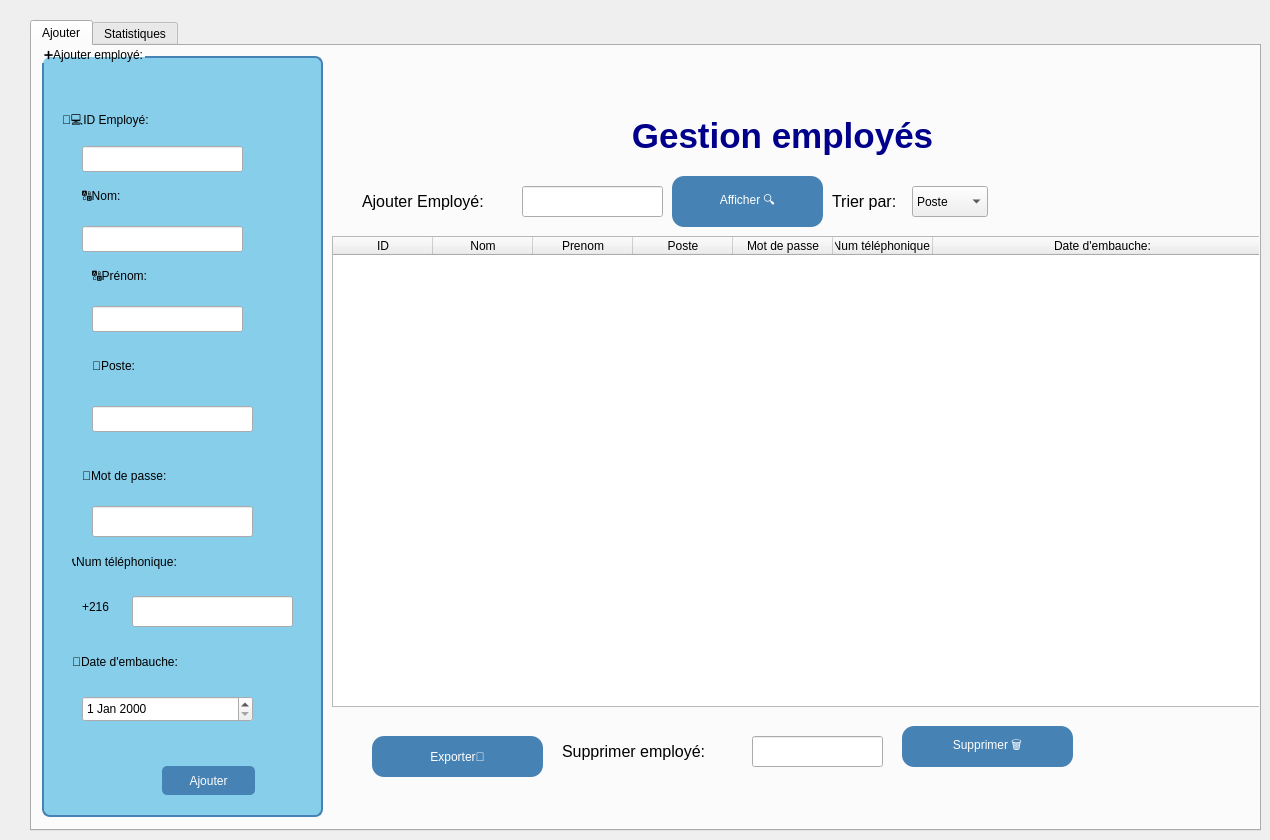
    <widget class="QWidget" name="page_2">
     <widget class="QTabWidget" name="tabWidget_2">
      <property name="geometry">
       <rect>
        <x>30</x>
        <y>20</y>
        <width>1231</width>
        <height>811</height>
       </rect>
      </property>
      <property name="currentIndex">
       <number>0</number>
      </property>
      <widget class="QWidget" name="tab_12">
       <attribute name="title">
        <string>Ajouter</string>
       </attribute>
       <widget class="QGroupBox" name="groupBox_5">
        <property name="geometry">
         <rect>
          <x>10</x>
          <y>0</y>
          <width>281</width>
          <height>771</height>
         </rect>
        </property>
        <property name="styleSheet">
         <string notr="true">QGroupBox {
	font: 900 9pt &quot;Segoe UI&quot;;
	font: 900 9pt &quot;Segoe UI&quot;;
	font: 16pt &quot;Segoe UI&quot;;
  
	background-color: rgb(135, 206, 235);
    border: 2px solid #4682B4;
    border-radius: 8px;
    margin-top: 10px;
}
QPushButton {
    background-color: #4682B4;
    color: white;
    border-radius: 5px;
    padding: 5px;
}
QPushButton:hover {
    background-color: #5A9BD5;
}</string>
        </property>
        <property name="title">
         <string>➕Ajouter employé:</string>
        </property>
        <widget class="QLabel" name="label_87">
         <property name="geometry">
          <rect>
           <x>20</x>
           <y>60</y>
           <width>161</width>
           <height>31</height>
          </rect>
         </property>
         <property name="styleSheet">
          <string notr="true">font: 12pt &quot;Segoe UI&quot;;</string>
         </property>
         <property name="text">
          <string>👨‍💻ID Employé:</string>
         </property>
        </widget>
        <widget class="QLineEdit" name="lineEdit_24">
         <property name="geometry">
          <rect>
           <x>40</x>
           <y>100</y>
           <width>161</width>
           <height>26</height>
          </rect>
         </property>
        </widget>
        <widget class="QLabel" name="label_88">
         <property name="geometry">
          <rect>
           <x>40</x>
           <y>140</y>
           <width>141</width>
           <height>20</height>
          </rect>
         </property>
         <property name="styleSheet">
          <string notr="true">font: 12pt &quot;Segoe UI&quot;;</string>
         </property>
         <property name="text">
          <string>🔠Nom:</string>
         </property>
        </widget>
        <widget class="QLineEdit" name="lineEdit_25">
         <property name="geometry">
          <rect>
           <x>40</x>
           <y>180</y>
           <width>161</width>
           <height>26</height>
          </rect>
         </property>
        </widget>
        <widget class="QLabel" name="label_89">
         <property name="geometry">
          <rect>
           <x>50</x>
           <y>220</y>
           <width>111</width>
           <height>20</height>
          </rect>
         </property>
         <property name="styleSheet">
          <string notr="true">font: 12pt &quot;Segoe UI&quot;;</string>
         </property>
         <property name="text">
          <string>🔠Prénom:</string>
         </property>
        </widget>
        <widget class="QLineEdit" name="lineEdit_26">
         <property name="geometry">
          <rect>
           <x>50</x>
           <y>260</y>
           <width>151</width>
           <height>26</height>
          </rect>
         </property>
        </widget>
        <widget class="QLabel" name="label_90">
         <property name="geometry">
          <rect>
           <x>50</x>
           <y>310</y>
           <width>121</width>
           <height>20</height>
          </rect>
         </property>
         <property name="styleSheet">
          <string notr="true">font: 12pt &quot;Segoe UI&quot;;</string>
         </property>
         <property name="text">
          <string>💼Poste:</string>
         </property>
        </widget>
        <widget class="QLineEdit" name="lineEdit_27">
         <property name="geometry">
          <rect>
           <x>50</x>
           <y>360</y>
           <width>161</width>
           <height>26</height>
          </rect>
         </property>
        </widget>
        <widget class="QLabel" name="label_91">
         <property name="geometry">
          <rect>
           <x>40</x>
           <y>420</y>
           <width>201</width>
           <height>20</height>
          </rect>
         </property>
         <property name="styleSheet">
          <string notr="true">font: 12pt &quot;Segoe UI&quot;;</string>
         </property>
         <property name="text">
          <string>🔣Mot de passe:</string>
         </property>
        </widget>
        <widget class="QLineEdit" name="lineEdit_28">
         <property name="geometry">
          <rect>
           <x>50</x>
           <y>460</y>
           <width>161</width>
           <height>31</height>
          </rect>
         </property>
        </widget>
        <widget class="QLabel" name="label_92">
         <property name="geometry">
          <rect>
           <x>30</x>
           <y>500</y>
           <width>211</width>
           <height>31</height>
          </rect>
         </property>
         <property name="styleSheet">
          <string notr="true">font: 12pt &quot;Segoe UI&quot;;</string>
         </property>
         <property name="text">
          <string>📞Num téléphonique:</string>
         </property>
        </widget>
        <widget class="QLineEdit" name="lineEdit_29">
         <property name="geometry">
          <rect>
           <x>90</x>
           <y>550</y>
           <width>161</width>
           <height>31</height>
          </rect>
         </property>
        </widget>
        <widget class="QLabel" name="label_93">
         <property name="geometry">
          <rect>
           <x>30</x>
           <y>600</y>
           <width>231</width>
           <height>31</height>
          </rect>
         </property>
         <property name="styleSheet">
          <string notr="true">font: 12pt &quot;Segoe UI&quot;;</string>
         </property>
         <property name="text">
          <string>📆Date d'embauche:</string>
         </property>
        </widget>
        <widget class="QDateEdit" name="dateEdit_5">
         <property name="geometry">
          <rect>
           <x>40</x>
           <y>650</y>
           <width>171</width>
           <height>26</height>
          </rect>
         </property>
         <property name="styleSheet">
          <string notr="true">font: 12pt &quot;Segoe UI&quot;;</string>
         </property>
        </widget>
        <widget class="QPushButton" name="pushButton_26">
         <property name="geometry">
          <rect>
           <x>120</x>
           <y>720</y>
           <width>93</width>
           <height>29</height>
          </rect>
         </property>
         <property name="text">
          <string>Ajouter</string>
         </property>
        </widget>
        <widget class="QLabel" name="label_94">
         <property name="geometry">
          <rect>
           <x>40</x>
           <y>550</y>
           <width>61</width>
           <height>21</height>
          </rect>
         </property>
         <property name="styleSheet">
          <string notr="true">font: 12pt &quot;Segoe UI&quot;;</string>
         </property>
         <property name="text">
          <string>+216</string>
         </property>
        </widget>
       </widget>
       <widget class="QTableWidget" name="tableWidget_5">
        <property name="geometry">
         <rect>
          <x>300</x>
          <y>190</y>
          <width>941</width>
          <height>471</height>
         </rect>
        </property>
        <property name="styleSheet">
         <string notr="true">background-color: #00008B;   /* أزرق غامق */
    color: white;                /* النص أبيض */
    gridline-color: white;       /* لون الخطوط */
    border-radius: 8px;          /* حواف مستديرة */
}
QHeaderView::section {
    background-color: #34495e;   /* رمادي غامق للـ header */
    color: white;
    padding: 4px;
    border: 1px solid #2c3e50;
</string>
        </property>
        <attribute name="horizontalHeaderStretchLastSection">
         <bool>true</bool>
        </attribute>
        <attribute name="verticalHeaderShowSortIndicator" stdset="0">
         <bool>true</bool>
        </attribute>
        <attribute name="verticalHeaderStretchLastSection">
         <bool>false</bool>
        </attribute>
        <column>
         <property name="text">
          <string>ID</string>
         </property>
        </column>
        <column>
         <property name="text">
          <string>Nom</string>
         </property>
        </column>
        <column>
         <property name="text">
          <string>Prenom</string>
         </property>
        </column>
        <column>
         <property name="text">
          <string>Poste</string>
         </property>
        </column>
        <column>
         <property name="text">
          <string>Mot de passe</string>
         </property>
        </column>
        <column>
         <property name="text">
          <string>Num téléphonique:</string>
         </property>
        </column>
        <column>
         <property name="text">
          <string>Date d'embauche:</string>
         </property>
        </column>
       </widget>
       <widget class="QLabel" name="label_95">
        <property name="geometry">
         <rect>
          <x>490</x>
          <y>60</y>
          <width>521</width>
          <height>61</height>
         </rect>
        </property>
        <property name="styleSheet">
         <string notr="true">
font: 48pt &quot;Segoe UI&quot;;</string>
        </property>
        <property name="text">
         <string>&lt;html&gt;&lt;head/&gt;&lt;body&gt;&lt;p align=&quot;center&quot;&gt;&lt;span style=&quot; font-size:26pt; font-weight:700; color:#00008b;&quot;&gt;Gestion employés&lt;/span&gt;&lt;/p&gt;&lt;/body&gt;&lt;/html&gt;</string>
        </property>
       </widget>
       <widget class="QPushButton" name="pushButton_27">
        <property name="geometry">
         <rect>
          <x>640</x>
          <y>130</y>
          <width>151</width>
          <height>51</height>
         </rect>
        </property>
        <property name="styleSheet">
         <string notr="true">background-color: rgb(70, 130, 180);
font: 14pt &quot;Segoe UI&quot;;
font: 900 12pt &quot;Segoe UI&quot;;

    color: white;                /* لون النص */
    border-radius: 12px;         /* الحواف مدوّرة */
    padding: 8px 16px;</string>
        </property>
        <property name="text">
         <string>Afficher 🔍</string>
        </property>
       </widget>
       <widget class="QLineEdit" name="lineEdit_30">
        <property name="geometry">
         <rect>
          <x>490</x>
          <y>140</y>
          <width>141</width>
          <height>31</height>
         </rect>
        </property>
        <property name="text">
         <string/>
        </property>
       </widget>
       <widget class="QLabel" name="label_96">
        <property name="geometry">
         <rect>
          <x>330</x>
          <y>140</y>
          <width>171</width>
          <height>31</height>
         </rect>
        </property>
        <property name="text">
         <string>&lt;html&gt;&lt;head/&gt;&lt;body&gt;&lt;p&gt;&lt;span style=&quot; font-size:12pt;&quot;&gt;Ajouter Employé:&lt;/span&gt;&lt;/p&gt;&lt;/body&gt;&lt;/html&gt;</string>
        </property>
       </widget>
       <widget class="QPushButton" name="pushButton_28">
        <property name="geometry">
         <rect>
          <x>870</x>
          <y>680</y>
          <width>171</width>
          <height>41</height>
         </rect>
        </property>
        <property name="styleSheet">
         <string notr="true">background-color: rgb(70, 130, 180);
font: 14pt &quot;Segoe UI&quot;;
font: 900 12pt &quot;Segoe UI&quot;;

    color: white;                /* لون النص */
    border-radius: 12px;         /* الحواف مدوّرة */
    padding: 8px 16px;</string>
        </property>
        <property name="text">
         <string>Supprimer 🗑</string>
        </property>
       </widget>
       <widget class="QLineEdit" name="lineEdit_31">
        <property name="geometry">
         <rect>
          <x>720</x>
          <y>690</y>
          <width>131</width>
          <height>31</height>
         </rect>
        </property>
       </widget>
       <widget class="QLabel" name="label_97">
        <property name="geometry">
         <rect>
          <x>530</x>
          <y>690</y>
          <width>181</width>
          <height>31</height>
         </rect>
        </property>
        <property name="text">
         <string>&lt;html&gt;&lt;head/&gt;&lt;body&gt;&lt;p&gt;&lt;span style=&quot; font-size:12pt;&quot;&gt;Supprimer employé:&lt;/span&gt;&lt;/p&gt;&lt;/body&gt;&lt;/html&gt;</string>
        </property>
       </widget>
       <widget class="QLabel" name="label_98">
        <property name="geometry">
         <rect>
          <x>800</x>
          <y>140</y>
          <width>91</width>
          <height>31</height>
         </rect>
        </property>
        <property name="text">
         <string>&lt;html&gt;&lt;head/&gt;&lt;body&gt;&lt;p&gt;&lt;span style=&quot; font-size:12pt;&quot;&gt;Trier par:&lt;/span&gt;&lt;/p&gt;&lt;/body&gt;&lt;/html&gt;</string>
        </property>
       </widget>
       <widget class="QComboBox" name="comboBox_8">
        <property name="geometry">
         <rect>
          <x>880</x>
          <y>140</y>
          <width>76</width>
          <height>31</height>
         </rect>
        </property>
        <item>
         <property name="text">
          <string>Poste </string>
         </property>
        </item>
        <item>
         <property name="text">
          <string>ID</string>
         </property>
        </item>
        <item>
         <property name="text">
          <string/>
         </property>
        </item>
       </widget>
       <widget class="QPushButton" name="pushButton_29">
        <property name="geometry">
         <rect>
          <x>340</x>
          <y>690</y>
          <width>171</width>
          <height>41</height>
         </rect>
        </property>
        <property name="styleSheet">
         <string notr="true">background-color: rgb(70, 130, 180);
font: 14pt &quot;Segoe UI&quot;;
font: 900 12pt &quot;Segoe UI&quot;;

    color: white;                /* لون النص */
    border-radius: 12px;         /* الحواف مدوّرة */
    padding: 8px 16px;</string>
        </property>
        <property name="text">
         <string>Exporter📑</string>
        </property>
       </widget>
       <widget class="QCheckBox" name="checkBox_27">
        <property name="geometry">
         <rect>
          <x>1270</x>
          <y>470</y>
          <width>91</width>
          <height>24</height>
         </rect>
        </property>
        <property name="text">
         <string>🖌</string>
        </property>
       </widget>
      </widget>
      <widget class="QWidget" name="tab_13">
       <attribute name="title">
        <string>Statistiques</string>
       </attribute>
       <widget class="QLabel" name="label_100">
        <property name="geometry">
         <rect>
          <x>290</x>
          <y>90</y>
          <width>751</width>
          <height>131</height>
         </rect>
        </property>
        <property name="text">
         <string/>
        </property>
        <property name="pixmap">
         <pixmap>../Capture d'écran 2025-09-29 142122.png</pixmap>
        </property>
       </widget>
      </widget>
     </widget>
    </widget>
